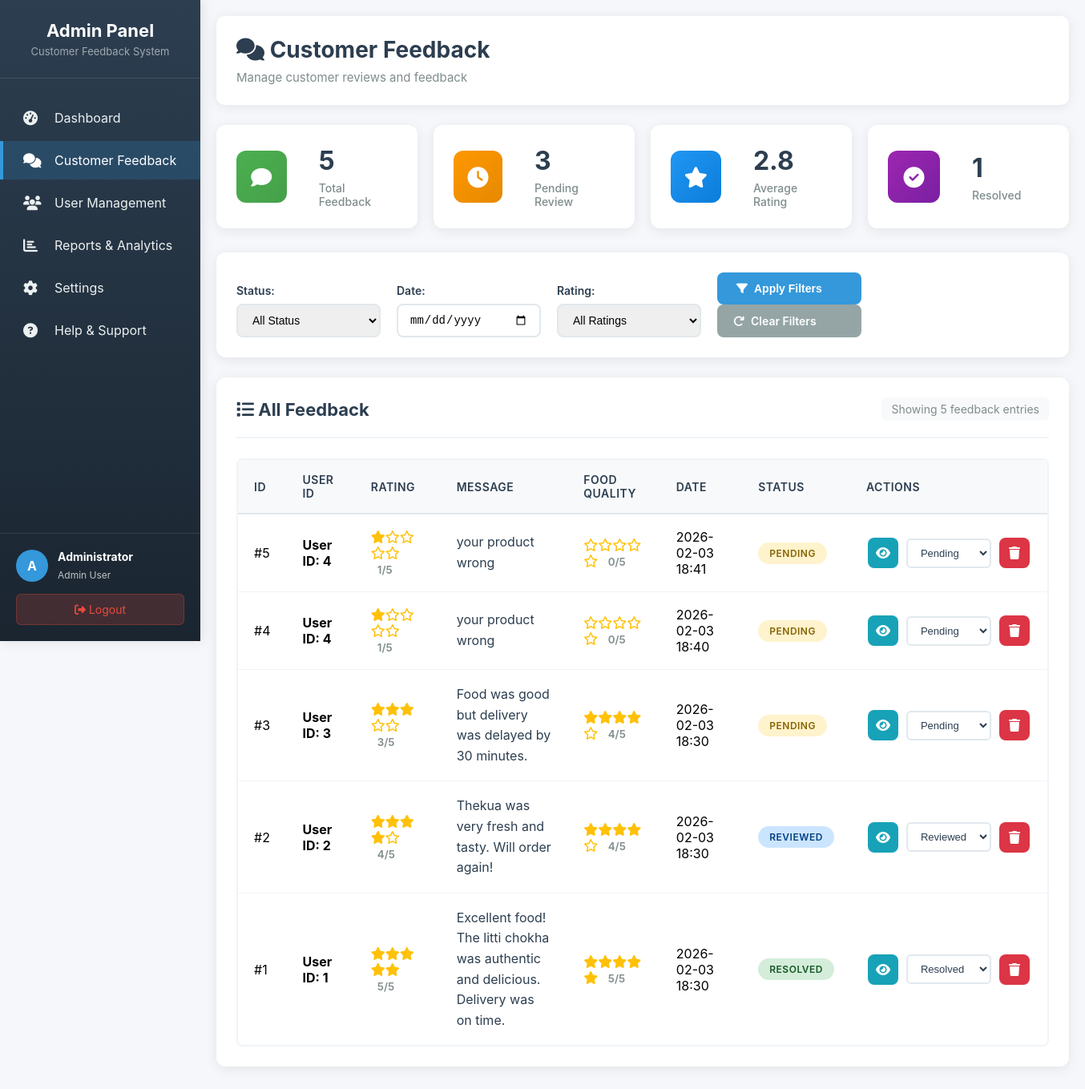
The page /admin/feedback.php (signed in) on the database its author committed.
### tables this page shows
CREATE TABLE `feedback` (
  `id` int(11) NOT NULL,
  `user_id` int(11) NOT NULL,
  `order_id` int(11) DEFAULT NULL,
  `message` text NOT NULL,
  `rating` int(11) DEFAULT NULL CHECK (`rating` >= 1 and `rating` <= 5),
  `food_quality` int(11) DEFAULT NULL CHECK (`food_quality` >= 1 and `food_quality` <= 5),
  `delivery_service` int(11) DEFAULT NULL CHECK (`delivery_service` >= 1 and `delivery_service` <= 5),
  `suggestions` text DEFAULT NULL,
  `status` enum('pending','reviewed','resolved','archived') DEFAULT 'pending',
  `admin_response` text DEFAULT NULL,
  `responded_at` timestamp NULL DEFAULT NULL,
  `responded_by` int(11) DEFAULT NULL,
  `created_at` timestamp NOT NULL DEFAULT current_timestamp(),
  `updated_at` timestamp NOT NULL DEFAULT current_timestamp() ON UPDATE current_timestamp()
);

### admin/feedback.php (the view, shortened to what the rows shown need)
<?php
$conn = getDBConnection();
$feedbackQuery = "SELECT * FROM feedback WHERE 1=1";
$feedbackQuery .= " ORDER BY id DESC";
$feedbackResult = mysqli_query($conn, $feedbackQuery);
$totalRows = mysqli_num_rows($feedbackResult);
?>
<!DOCTYPE html>
<html lang="en">
<head>
    <link rel="stylesheet" href="../assets/css/admin.css">
    <link rel="stylesheet" href="https://cdnjs.cloudflare.com/ajax/libs/font-awesome/6.4.0/css/all.min.css">
</head>
<body>
    <div class="admin-container">
        <div class="admin-sidebar">
            <div class="sidebar-header">
                <h2>Admin Panel</h2>
            </div>
        </div>
        <div class="admin-main">
            <div class="admin-header">
                <div class="header-left">
                    <h1><i class="fas fa-comments"></i> Customer Feedback</h1>
                </div>
            </div>
            <div class="dashboard-section">
                <div class="section-header">
                    <h2><i class="fas fa-list"></i> All Feedback</h2>
                </div>
                <div class="table-responsive">
                    <table class="data-table">
                        <thead>
                            <tr>
                                <th>ID</th>
                                <th>User ID</th>
                                <th>Rating</th>
                                <th>Message</th>
                                <th>Food Quality</th>
                                <th>Date</th>
                                <th>Status</th>
                                <th>Actions</th>
                            </tr>
                        </thead>
                        <tbody>
                            <?php if($totalRows > 0): ?>
                                <?php
                                mysqli_data_seek($feedbackResult, 0);
                                while($row = mysqli_fetch_assoc($feedbackResult)):
                                    $id = $row['id'] ?? 0;
                                    $userId = $row['user_id'] ?? ($row['userid'] ?? 'N/A');
                                    $messageText = $row['message'] ?? ($row['feedback_text'] ?? ($row['comment'] ?? ''));
                                    $rating = isset($row['rating']) ? intval($row['rating']) : (isset($row['stars']) ? intval($row['stars']) : 0);
                                    $foodQuality = isset($row['food_quality']) ? intval($row['food_quality']) : (isset($row['foodquality']) ? intval($row['foodquality']) : 0);
                                    $status = $row['status'] ?? ($row['feedback_status'] ?? 'pending');
                                    $createdAt = isset($row['created_at']) ? date('Y-m-d H:i', strtotime($row['created_at'])) :
                                               (isset($row['timestamp']) ? date('Y-m-d H:i', strtotime($row['timestamp'])) :
                                               (isset($row['date']) ? date('Y-m-d H:i', strtotime($row['date'])) : 'N/A'));
                                    $cleanMessage = htmlspecialchars($messageText);
                                ?>
                                <tr>
                                    <td>#<?php echo $id; ?></td>
                                    <td>
                                        <div class="customer-info">
                                            <strong>User ID: <?php echo $userId; ?></strong>
                                        </div>
                                    </td>
                                    <td>
                                        <div class="rating-stars">
                                            <?php
                                            for ($i = 1; $i <= 5; $i++):
                                                if ($i <= $rating):
                                                    echo '<i class="fas fa-star"></i>';
                                                else:
                                                    echo '<i class="far fa-star"></i>';
                                                endif;
                                            endfor;
                                            ?>
                                            <small><?php echo $rating; ?>/5</small>
                                        </div>
                                    </td>
                                    <td>
                                        <div class="feedback-message">
                                            <?php
                                            if (!empty($cleanMessage) && trim($cleanMessage) !== '') {
                                                echo nl2br(substr($cleanMessage, 0, 100));
                                                ?>
                                                <?php endif;
                                            } else {
                                                echo '<em style="color: #95a5a6;">No message</em>';
                                            }
                                            ?>
                                        </div>
                                    </td>
                                    <td>
                                        <div class="rating-stars">
                                            <?php
                                            for ($i = 1; $i <= 5; $i++):
                                                if ($i <= $foodQuality):
                                                    echo '<i class="fas fa-star"></i>';
                                                else:
                                                    echo '<i class="far fa-star"></i>';
                                                endif;
                                            endfor;
                                            ?>
                                            <small><?php echo $foodQuality; ?>/5</small>
                                        </div>
                                    </td>
                                    <td>
                                        <?php echo $createdAt; ?>
                                    </td>
                                    <td>
                                        <span class="status-badge status-<?php echo $status; ?>">
                                            <?php echo ucfirst($status); ?>
                                        </span>
                                    </td>
                                    <td>
                                        <div class="action-buttons">
                                            <?php if (!empty($cleanMessage) && trim($cleanMessage) !== ''): ?>
                                            <button class="btn-action btn-view" title="View Details"
                                                    onclick="showFullMessage(<?php echo $id; ?>, '<?php echo addslashes($cleanMessage); ?>')">
                                                <i class="fas fa-eye"></i>
                                            </button>
                                            <?php endif; ?>
                                            <form method="POST" style="display: inline;">
                                                <select name="status" onchange="this.form.submit()" class="status-select">
                                                    <option value="pending" <?php echo $status == 'pending' ? 'selected' : ''; ?>>Pending</option>
                                                    <option value="reviewed" <?php echo $status == 'reviewed' ? 'selected' : ''; ?>>Reviewed</option>
                                                    <option value="resolved" <?php echo $status == 'resolved' ? 'selected' : ''; ?>>Resolved</option>
                                                </select>
                                            </form>
                                            <a href="?delete=<?php echo $id; ?>"
                                               class="btn-action btn-delete" title="Delete Feedback"
                                               onclick="return confirm('Are you sure you want to delete this feedback?')">
                                                <i class="fas fa-trash"></i>
                                            </a>
                                        </div>
                                    </td>
                                </tr>
                                <?php endwhile; ?>
                            <?php endif; ?>
                        </tbody>
                    </table>
                </div>
            </div>
        </div>
    </div>
</body>
</html>

### rows shown on the page
feedback: id "5", user "4", rating "1", message "your product wrong", food_quality "0", created_at "2026-02-03 18:41", status "PENDING", status "Pending"
feedback: id "4", user "4", rating "1", message "your product wrong", food_quality "0", created_at "2026-02-03 18:40", status "PENDING", status "Pending"
feedback: id "3", user "3", rating "3", message "Food was good but delivery was delayed by 30 minutes.", food_quality "4", created_at "2026-02-03 18:30", status "PENDING", status "Pending"
feedback: id "2", user "2", rating "4", message "Thekua was very fresh and tasty. Will order again!", food_quality "4", created_at "2026-02-03 18:30", status "REVIEWED", status "Reviewed"
feedback: id "1", user "1", rating "5", message "Excellent food! The litti chokha was authentic and delicious. Delivery was on time.", food_quality "5", created_at "2026-02-03 18:30", status "RESOLVED", status "Resolved"

### other values the page prints
substr($_SESSION['username'] ?? 'A', 0, 1) "A"
$_SESSION['username'] "Administrator"
$totalRows "5"
$pendingCount "3"
$avgRating "2.8"
$resolvedCount "1"
